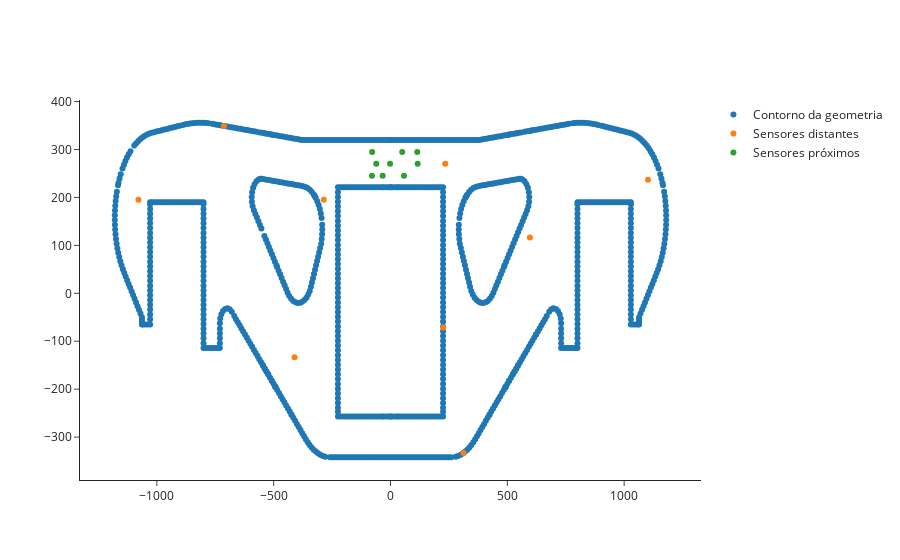

The notebook cell saved with this chart:
### Code cell
import plotly.express as px
import plotly.graph_objects as go
import plotly.io as pio

pio.templates.default = "simple_white"
px.defaults.template = "ggplot2"
px.defaults.color_continuous_scale = px.colors.sequential.Blackbody
px.defaults.width = 600
px.defaults.height = 400
# Create traces
fig = go.Figure()
fig.add_trace(go.Scatter(x=sd_X, y=sd_Y,
                    mode='markers',name='Contorno da geometria'))
fig.add_trace(go.Scatter(x=sensor_far_x, y=sensor_far_y,
                    mode='markers',name='Sensores distantes'))
fig.add_trace(go.Scatter(x=sensor_close_x, y=sensor_close_y,
                    mode='markers',name='Sensores próximos'))
fig.show()

### Figure 1 — Plotly figure (JSON) as saved in the notebook; plotly's stock layout.template omitted (floating-point values rounded to 4 significant figures; data arrays with more than 128 entries replaced by an {"elided": "..."} marker saying what was removed)
{"data": [{"mode": "markers", "name": "Contorno da geometria", "type": "scatter", "x": {"elided": "1059 float values"}, "y": {"elided": "1059 float values"}}, {"mode": "markers", "name": "Sensores distantes", "type": "scatter", "x": [-410.7, -285.7, 225, 596.6, -713.1, 312.2, -1079.0, 234.3, 1102.0], "y": [-133.5, 195, -71.4, 116.2, 349.1, -333.1, 195.2, 270, 236.6]}, {"mode": "markers", "name": "Sensores próximos", "type": "scatter", "x": [-33.69, 57.77, -79.42, 116.2, -1.918, -60.98, -78.49, 50.24, 114.6], "y": [245, 245, 245, 270, 270, 270, 295, 295, 295]}], "layout": {}}
